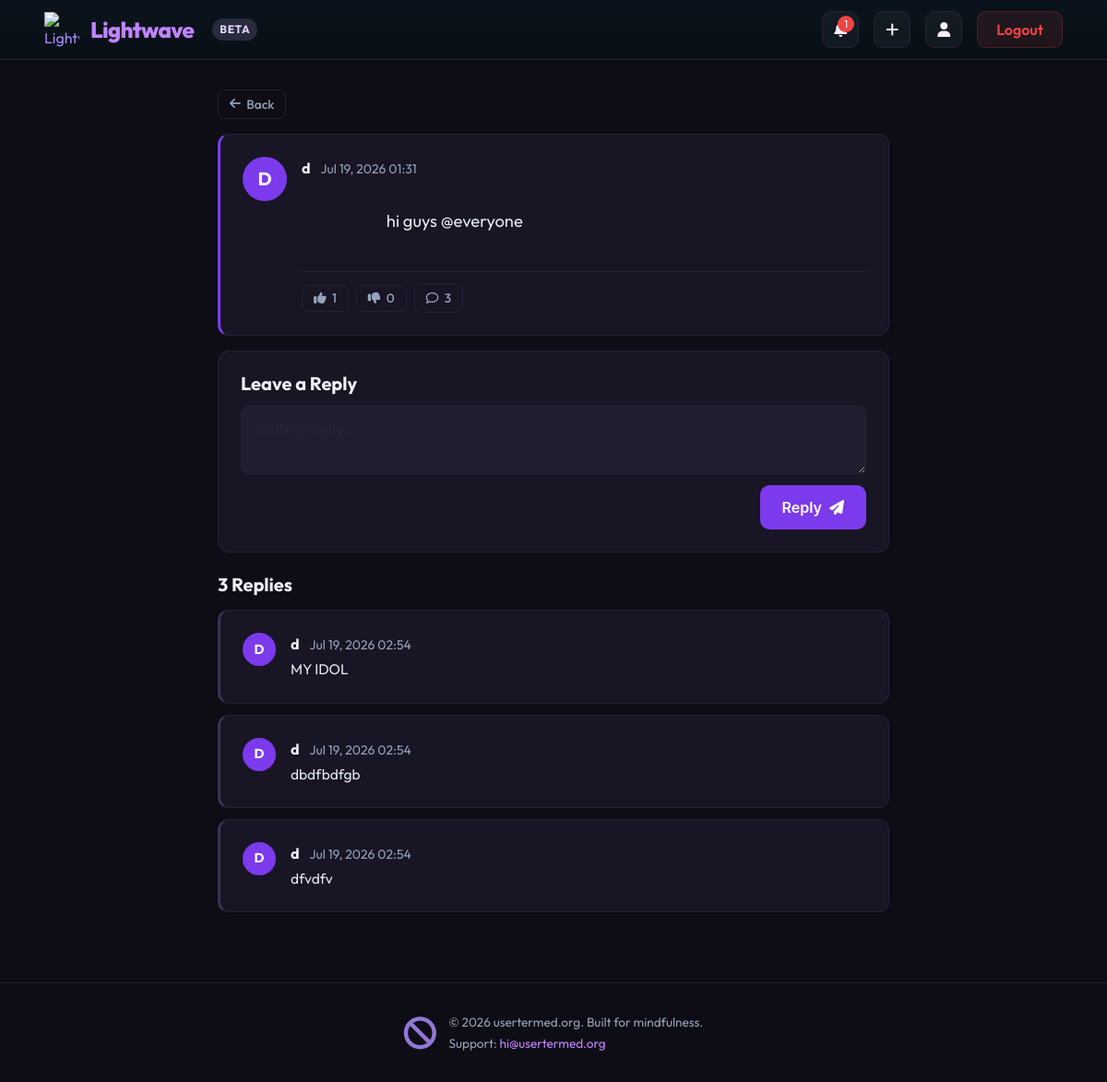
The app's page /dweet/2/ (signed in) with its own data.
### dwitter/models.py (models this page shows, shortened)
class Dweet(models.Model):
    user = models.ForeignKey(
        User, related_name="dweets", on_delete=models.CASCADE
    )
    body = models.TextField(max_length=1000)
    created_at = models.DateTimeField(auto_now_add=True)

class Reply(models.Model):
    user = models.ForeignKey(User, related_name="replies", on_delete=models.CASCADE)
    dweet = models.ForeignKey(Dweet, related_name="replies", on_delete=models.CASCADE)
    body = models.CharField(max_length=140)
    created_at = models.DateTimeField(auto_now_add=True)

### dwitter/views.py (the view, shortened to what this page needs)
# urls.py: path("dweet/<int:pk>/", dweet_detail, name="dweet_detail"),
@login_required
def dweet_detail(request, pk):
    dweet = get_object_or_404(Dweet, pk=pk)
    replies = dweet.replies.select_related("user").order_by("created_at")
    form = ReplyForm(request.POST or None)
    user_liked = DweetLike.objects.filter(user=request.user, dweet=dweet).exists()
    user_disliked = DweetDislike.objects.filter(user=request.user, dweet=dweet).exists()
    return render(request, "dwitter/dweet_detail.html", {
        "dweet": dweet,
        "replies": replies,
        "form": form,
        "user_liked": user_liked,
        "user_disliked": user_disliked,
    })

### dwitter/forms.py
class ReplyForm(forms.ModelForm):
    body = forms.CharField(
        required=True,
        widget=forms.widgets.Textarea(
            attrs={
                "placeholder": "Write a reply...",
                "class": "textarea",
                "rows": 2,
            }
        ),
        label="",
    )
    class Meta:
        model = Reply
        exclude = ("user", "dweet")

### dwitter/context_processors.py (called while the page is built)
def unread_notification_count(request):
    if request.user.is_authenticated:
        return {"unread_notification_count": Notification.objects.filter(user=request.user, read=False).count()}
    return {"unread_notification_count": 0}

### dwitter/templates/dwitter/dweet_detail.html (shortened to what this page needs)
{% extends 'base.html' %}
{% load mention_tags %}
{% block content %}
<div class="column is-8 is-offset-2">
    <div class="mb-4">
        <a href="javascript:history.back()" class="action-btn reply-link" style="display: inline-flex;">
            <i class="fa-solid fa-arrow-left"></i> Back
        </a>
    </div>
    <div class="box mb-4 post-card">
        <article class="media">
            <figure class="media-left">
                <div class="avatar-circle">
                    {{ dweet.user.username|slice:":1"|upper }}
                </div>
            </figure>
            <div class="media-content">
                <div class="content">
                    <div class="post-header">
                        <strong>
                            <a href="{% url 'dwitter:profile' dweet.user.profile.id %}" class="post-username">
                                {{ dweet.user.username }}
                            </a>
                        </strong>
                        <small style="color: var(--text-muted); margin-left: 0.5rem;">
                            {{ dweet.created_at|date:"M d, Y H:i" }}
                        </small>
                    </div>
                    <p class="post-body" style="font-size: 1.15rem;">
                        {{ dweet.body|render_mentions|safe }}
                    </p>
                </div>
                <div class="post-actions">
                    <form method="post" action="{% url 'dwitter:like_dweet' dweet.pk %}" style="margin:0;">
                        <button type="submit" class="action-btn {% if user_liked %}active-like{% endif %}">
                            <i class="fa-solid fa-thumbs-up"></i> {{ dweet.likes.count }}
                        </button>
                    </form>
                    <form method="post" action="{% url 'dwitter:dislike_dweet' dweet.pk %}" style="margin:0;">
                        <button type="submit" class="action-btn {% if user_disliked %}active-dislike{% endif %}">
                            <i class="fa-solid fa-thumbs-down"></i> {{ dweet.dislikes.count }}
                        </button>
                    </form>
                    <span class="action-btn" style="cursor: default;">
                        <i class="fa-regular fa-comment"></i> {{ dweet.replies.count }}
                    </span>
                </div>
            </div>
        </article>
    </div>
    <div class="box mb-5">
        <h4 class="title is-5 mb-3">Leave a Reply</h4>
        <form method="post">
            <div class="field mb-3">
                <div class="control">
                    {{ form.body }}
                </div>
            </div>
            <div class="has-text-right">
                <button type="submit" class="button btn-primary" style="padding: 0.5rem 1.5rem;">
                    Reply <i class="fa-solid fa-paper-plane" style="margin-left: 0.5rem;"></i>
                </button>
            </div>
        </form>
    </div>
    {% if replies %}
        <h4 class="title is-5 mb-4" style="color: var(--text-muted); font-weight: 600;">
            {{ replies.count }} {{ replies.count|pluralize:"Reply,Replies" }}
        </h4>
    {% endif %}
    {% for reply in replies %}
        <div class="box mb-3" style="border-left: 3px solid #3b3552 !important;">
            <article class="media">
                <figure class="media-left">
                    <div class="avatar-circle" style="width: 36px; height: 36px; font-size: 0.9rem;">
                        {{ reply.user.username|slice:":1"|upper }}
                    </div>
                </figure>
                <div class="media-content">
                    <div class="content">
                        <div class="post-header">
                            <strong>
                                <a href="{% url 'dwitter:profile' reply.user.profile.id %}" class="post-username">
                                    {{ reply.user.username }}
                                </a>
                            </strong>
                            <small style="color: var(--text-muted); margin-left: 0.5rem;">
                                {{ reply.created_at|date:"M d, Y H:i" }}
                            </small>
                        </div>
                        <p class="post-body" style="font-size: 0.97rem;">{{ reply.body|render_mentions|safe }}</p>
                    </div>
                </div>
            </article>
        </div>
    {% empty %}
        <div class="box has-text-centered py-5" style="border: 1px dashed var(--card-border) !important; background: transparent !important;">
            <p style="color: var(--text-muted);">No replies yet. Be the first to reply!</p>
        </div>
    {% endfor %}
</div>
{% endblock content %}

### dwitter/templates/base.html (style rules this page uses)
:root { --bg-color: #0e0c15; --card-bg: #181524; --card-border: #272238; --primary-color: #7c3aed; --primary-hover: #6d28d9; --text-main: #f3f0ff; --text-muted: #94a3b8; --card-radius: 12px; }
body { font-family: 'Outfit', sans-serif; background-color: var(--bg-color); color: var(--text-main); min-height: 100vh; margin: 0; line-height: 1.5; }
.box { background-color: var(--card-bg) !important; border: 1px solid var(--card-border) !important; border-radius: var(--card-radius) !important; color: var(--text-main) !important; box-shadow: none !important; padding: 1.5rem !important; }
.title { color: var(--text-main) !important; font-weight: 700 !important; }
.btn-primary { background-color: var(--primary-color) !important; color: white !important; border: none !important; border-radius: 10px !important; font-weight: 600 !important; padding: 0.75rem 1.5rem !important; height: auto !important; cursor: pointer; }
input[type="text"], input[type="password"], textarea, select, .textarea { background-color: #211e2f !important; border: 1px solid var(--card-border) !important; border-radius: 8px !important; color: var(--text-main) !important; padding: 0.75rem 1rem !important; width: 100%; box-sizing: border-box; }
a { color: #a78bfa; text-decoration: none; }
.avatar-circle { width: 48px; height: 48px; border-radius: 50%; background-color: var(--primary-color); color: white; display: flex; align-items: center; justify-content: center; font-weight: 700; font-size: 1.25rem; user-select: none; }
.post-card { border-left: 3px solid var(--primary-color) !important; }
.post-username { color: #f3f0ff !important; text-decoration: none !important; }
.post-body { font-size: 1.05rem; color: #e2e8f0; margin-top: 0.25rem; white-space: pre-wrap; }
.post-header { margin-bottom: 0.25rem; }
.post-actions { display: flex; align-items: center; gap: 0.5rem; margin-top: 0.85rem; padding-top: 0.75rem; border-top: 1px solid var(--card-border); }
.action-btn { display: inline-flex; align-items: center; gap: 0.4rem; padding: 0.3rem 0.75rem; border-radius: 8px; border: 1px solid var(--card-border); background: transparent; color: var(--text-muted); font-size: 0.85rem; font-weight: 500; cursor: pointer; text-decoration: none; font-family: 'Outfit', sans-serif; }
.action-btn.reply-link { color: var(--text-muted); }

### records on screen
Dweet: user.username "D", user.username "d", created_at "Jul 19, 2026 01:31", body|render_mentions "hi guys @everyone", likes.count "1", dislikes.count "0", replies.count "3"
Reply: user.username "D", user.username "d", created_at "Jul 19, 2026 02:54", body|render_mentions "MY IDOL"
Reply: user.username "D", user.username "d", created_at "Jul 19, 2026 02:54", body|render_mentions "dbdfbdfgb"
Reply: user.username "D", user.username "d", created_at "Jul 19, 2026 02:54", body|render_mentions "dfvdfv"

### other values on screen
{{ unread_notification_count }} "1"
{{ replies.count }} "3"
